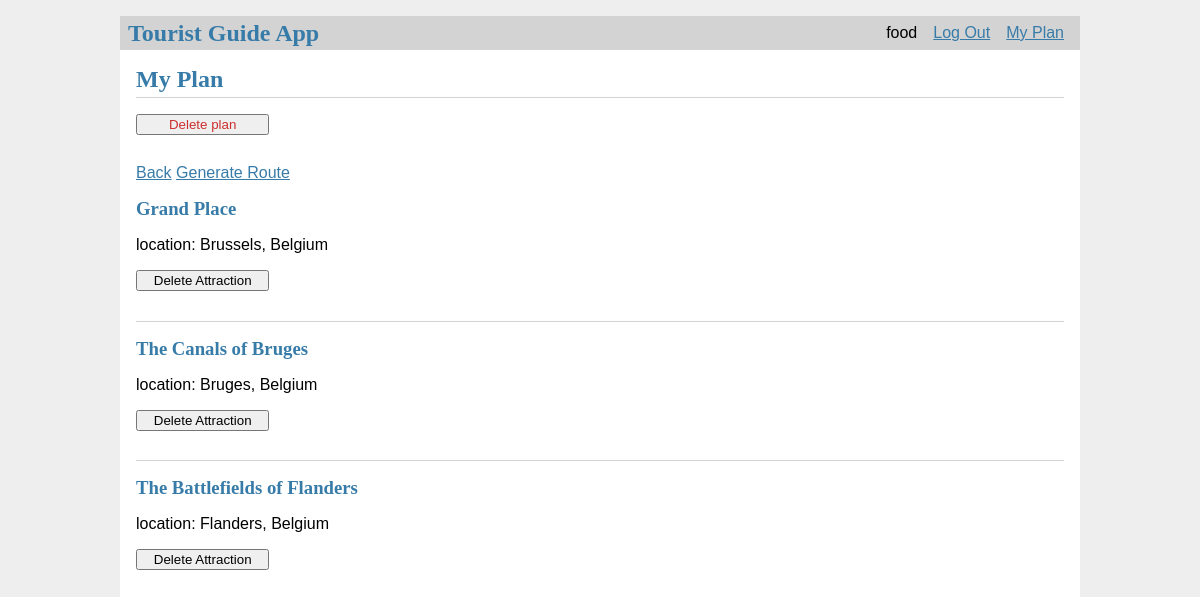
The app's page /plan/1 (signed in) with its own data.
### tables this page shows
CREATE TABLE user (
  id INTEGER PRIMARY KEY AUTOINCREMENT,
  username TEXT UNIQUE NOT NULL,
  password TEXT NOT NULL,
  preferences JSON
);

CREATE TABLE user_attractions_1 (user_attraction_id INTEGER PRIMARY KEY AUTOINCREMENT,attraction_id INTEGER,FOREIGN KEY (attraction_id) REFERENCES attractions(attractionID));

CREATE TABLE attractions (
    attractionID INTEGER PRIMARY KEY,
    name VARCHAR(255),
    type VARCHAR(50),
    location VARCHAR(255),
    latitude VARCHAR(15),
    longitude VARCHAR(15),
    popularity_rank INTEGER,
    price REAL,
    culture INTEGER,
    history INTEGER,
    food INTEGER,
    scenic INTEGER
);

### tourist_guide_app/list.py (the view)
@bp.route('/plan/<int:user_id>')
def plan(user_id):
    db = get_db()
    if user_db_exists(user_id):
        attractions = db.execute(
            f'SELECT attractions.*, user_attractions_{user_id}.user_attraction_id '
            'FROM attractions '
            f'INNER JOIN user_attractions_{user_id} '
            f'ON attractions.attractionID = user_attractions_{user_id}.attraction_id'
        ).fetchall()
        return render_template('list/plan.html', attractions=attractions)
    else:
        flash('You have nothing planned yet.')
        return render_template('list/plan.html')

### tourist_guide_app/auth.py (called while the page is built)
@bp.before_app_request
def load_logged_in_user():
    user_id = session.get('user_id')
    if user_id is None:
        g.user = None
    else:
        g.user = get_db().execute(
            'SELECT * FROM user WHERE id = ?', (user_id,)
        ).fetchone()

### tourist_guide_app/db.py (called while the page is built)
def get_db():
    if 'db' not in g:
        g.db = sqlite3.connect(
            current_app.config['DATABASE'],
            detect_types=sqlite3.PARSE_DECLTYPES
        )
        g.db.row_factory = sqlite3.Row
    return g.db

### tourist_guide_app/list.py (called while the page is built)
def user_db_exists(user_id):
    db = get_db()
    if (db.execute(
            "SELECT name "
            "FROM sqlite_master "
            "WHERE type='table' "
            "AND name=?;", (f"user_attractions_{user_id}",)
    ).fetchone() is not None):
        return True
    return False

### tourist_guide_app/Templates/list/plan.html (shortened to what this page needs)
{% extends 'base.html' %}
{% block header %}
  <h1>{% block title %}My Plan{% endblock %}
{% endblock %}
{% block content %}
    <form action="{{ url_for('list.clear', user_id=g.user['id']) }}" method="post">
    <input class="danger" type="submit" value="Delete plan">
  </form>
    <a href="{{ url_for('list.index') }}">Back</a>
      <a href="{{ url_for('trip.map', user_id=g.user['id'], mode='walking') }}">Generate Route</a>
  {% for attraction in attractions %}
    <article class="attraction">
      <header>
        <div>
          <h1>{{ attraction['name'] }}</h1>
          <div class="description">
            location: {{ attraction['location'] }} <br>
            <form action="{{ url_for('list.clear_single', user_id=g.user['id'], user_attraction_id=attraction['user_attraction_id']) }}" method="post">
    <input type="submit" value="Delete Attraction">
</form>
            </div>
        </div>
      </header>
    </article>
    {% if not loop.last %}
      <hr>
    {% endif %}
  {% endfor %}
{% endblock %}

### tourist_guide_app/Templates/base.html (shortened to what this page needs)
<!doctype html>
<link rel="stylesheet" href="{{ url_for('static', filename='style.css') }}">
<nav>
  <h1>Tourist Guide App</h1>
  <ul>
    {% if g.user %}
      <li><span>{{ g.user['username'] }}</span>
      <li><a href="{{ url_for('auth.logout') }}">Log Out</a>
    <li><a href="{{ url_for('list.plan', user_id=g.user['id']) }}">My Plan</a>
    {% else %}
      <li><a href="{{ url_for('auth.register') }}">Register</a>
      <li><a href="{{ url_for('auth.login') }}">Log In</a>
    {% endif %}
  </ul>
</nav>
<section class="content">
  <header>
    {% block header %}{% endblock %}
  </header>
  {% block content %}{% endblock %}
</section>

### tourist_guide_app/static/style.css (style rules this page uses)
h1 { font-family: serif; color: #377ba8; margin: 1rem 0; }
a { color: #377ba8; }
hr { border: none; border-top: 1px solid lightgray; }
nav { background: lightgray; display: flex; align-items: center; padding: 0 0.5rem; }
nav h1 { flex: auto; margin: 0; }
nav ul { display: flex; list-style: none; margin: 0; padding: 0; }
nav ul li a, nav ul li span, header .action { display: block; padding: 0.5rem; }
.content { padding: 0 1rem 1rem; }
.content > header { border-bottom: 1px solid lightgray; display: flex; align-items: flex-end; }
.content > header h1 { flex: auto; margin: 1rem 0 0.25rem 0; }
.content:last-child { margin-bottom: 0; }
.content form { margin: 1em 0; display: flex; flex-direction: column; }
.content input, .content textarea { margin-bottom: 1em; }
input.danger { color: #cc2f2e; }
input[type=submit] { align-self: start; min-width: 10em; }

### records on screen
user: user.username "food"
user_attractions_1: name "Grand Place", location "Brussels, Belgium"
user_attractions_1: name "The Canals of Bruges", location "Bruges, Belgium"
user_attractions_1: name "The Battlefields of Flanders", location "Flanders, Belgium"
